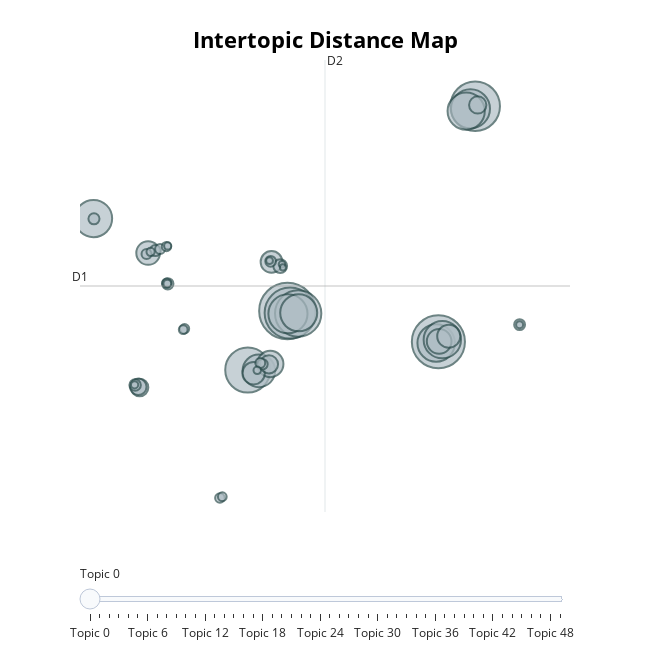

Write notebook code for a chart like this one.
### Code cell
# visualize results

model.visualize_topics()

# model.get_topic_info()

### Figure 1 — Plotly figure (JSON) as saved in the notebook; plotly's stock layout.template omitted (floating-point values rounded to 4 significant figures; data arrays with more than 128 entries replaced by an {"elided": "..."} marker saying what was removed)
{"data": [{"customdata": {"elided": "50x3 mixed values"}, "hovertemplate": "<b>Topic %{customdata[0]}</b><br>%{customdata[1]}<br>Size: %{customdata[2]}", "legendgroup": "", "marker": {"color": "#B0BEC5", "line": {"color": "DarkSlateGrey", "width": 2}, "size": [7715, 6801, 6267, 5918, 5174, 4906, 3694, 3662, 3384, 3367, 3345, 3342, 3304, 2565, 1668, 1471, 1348, 1290, 1209, 1135, 794, 735, 722, 658, 457, 318, 314, 296, 295, 285, 276, 263, 249, 241, 235, 221, 209, 208, 203, 186, 184, 163, 148, 136, 128, 124, 118, 112, 103, 90], "sizemode": "area", "sizeref": 4.822, "symbol": "circle"}, "mode": "markers", "name": "", "orientation": "v", "showlegend": false, "type": "scatter", "x": [5.023, 12.33, 5.153, 14.11, 5.543, 3.105, 5.048, 13.88, 12.22, 12.52, 13.67, -4.362, 5.57, 3.641, 4.193, 12.37, -1.719, 12.83, 3.387, 4.252, 4.13, -2.131, 14.23, -2.197, 4.674, -2.348, -0.7685, -4.34, -1.368, 16.26, 4.211, 3.815, -1.793, -1.14, 3.709, 1.756, -0.8325, 0.04353, -0.8166, -0.02142, 1.872, -1.6, -0.7886, 3.562, -2.374, -0.7704, 16.26, 4.157, 4.758, 4.803], "xaxis": "x", "y": [8.528, 5.733, 8.343, 27.16, 8.302, 3.162, 8.278, 26.93, 5.625, 5.924, 26.72, 16.94, 8.366, 3.088, 3.708, 5.769, 13.81, 6.236, 2.871, 12.99, 3.68, 1.571, 27.28, 1.636, 12.62, 1.79, 11.0, 16.92, 14.03, 7.292, 13.05, 3.688, 13.72, 14.17, 3.802, -8.486, 14.4, 6.918, 11.06, 6.842, -8.37, 13.92, 11.03, 3.136, 1.816, 14.45, 7.292, 13.11, 12.79, 12.5], "yaxis": "y"}], "layout": {"annotations": [{"showarrow": false, "text": "D1", "x": -5.016, "y": 10.81, "yshift": 10}, {"showarrow": false, "text": "D2", "x": 6.841, "xshift": 10, "y": 31.37}], "height": 650, "hoverlabel": {"bgcolor": "white", "font": {"family": "Rockwell", "size": 16}}, "legend": {"itemsizing": "constant", "tracegroupgap": 0}, "margin": {"t": 60}, "shapes": [{"line": {"color": "#CFD8DC", "width": 2}, "type": "line", "x0": 6.841, "x1": 6.841, "y0": -9.759, "y1": 31.37}, {"line": {"color": "#9E9E9E", "width": 2}, "type": "line", "x0": -5.016, "x1": 18.7, "y0": 10.81, "y1": 10.81}], "sliders": [{"active": 0, "pad": {"t": 50}, "steps": [{"args": [{"marker.color": [["red", "#B0BEC5", "#B0BEC5", "#B0BEC5", "#B0BEC5", "#B0BEC5", "#B0BEC5", "#B0BEC5", "#B0BEC5", "#B0BEC5", "#B0BEC5", "#B0BEC5", "#B0BEC5", "#B0BEC5", "#B0BEC5", "#B0BEC5", "#B0BEC5", "#B0BEC5", "#B0BEC5", "#B0BEC5", "#B0BEC5", "#B0BEC5", "#B0BEC5", "#B0BEC5", "#B0BEC5", "#B0BEC5", "#B0BEC5", "#B0BEC5", "#B0BEC5", "#B0BEC5", "#B0BEC5", "#B0BEC5", "#B0BEC5", "#B0BEC5", "#B0BEC5", "#B0BEC5", "#B0BEC5", "#B0BEC5", "#B0BEC5", "#B0BEC5", "#B0BEC5", "#B0BEC5", "#B0BEC5", "#B0BEC5", "#B0BEC5", "#B0BEC5", "#B0BEC5", "#B0BEC5", "#B0BEC5", "#B0BEC5"]]}], "label": "Topic 0", "method": "update"}, {"args": [{"marker.color": [["#B0BEC5", "red", "#B0BEC5", "#B0BEC5", "#B0BEC5", "#B0BEC5", "#B0BEC5", "#B0BEC5", "#B0BEC5", "#B0BEC5", "#B0BEC5", "#B0BEC5", "#B0BEC5", "#B0BEC5", "#B0BEC5", "#B0BEC5", "#B0BEC5", "#B0BEC5", "#B0BEC5", "#B0BEC5", "#B0BEC5", "#B0BEC5", "#B0BEC5", "#B0BEC5", "#B0BEC5", "#B0BEC5", "#B0BEC5", "#B0BEC5", "#B0BEC5", "#B0BEC5", "#B0BEC5", "#B0BEC5", "#B0BEC5", "#B0BEC5", "#B0BEC5", "#B0BEC5", "#B0BEC5", "#B0BEC5", "#B0BEC5", "#B0BEC5", "#B0BEC5", "#B0BEC5", "#B0BEC5", "#B0BEC5", "#B0BEC5", "#B0BEC5", "#B0BEC5", "#B0BEC5", "#B0BEC5", "#B0BEC5"]]}], "label": "Topic 1", "method": "update"}, {"args": [{"marker.color": [["#B0BEC5", "#B0BEC5", "red", "#B0BEC5", "#B0BEC5", "#B0BEC5", "#B0BEC5", "#B0BEC5", "#B0BEC5", "#B0BEC5", "#B0BEC5", "#B0BEC5", "#B0BEC5", "#B0BEC5", "#B0BEC5", "#B0BEC5", "#B0BEC5", "#B0BEC5", "#B0BEC5", "#B0BEC5", "#B0BEC5", "#B0BEC5", "#B0BEC5", "#B0BEC5", "#B0BEC5", "#B0BEC5", "#B0BEC5", "#B0BEC5", "#B0BEC5", "#B0BEC5", "#B0BEC5", "#B0BEC5", "#B0BEC5", "#B0BEC5", "#B0BEC5", "#B0BEC5", "#B0BEC5", "#B0BEC5", "#B0BEC5", "#B0BEC5", "#B0BEC5", "#B0BEC5", "#B0BEC5", "#B0BEC5", "#B0BEC5", "#B0BEC5", "#B0BEC5", "#B0BEC5", "#B0BEC5", "#B0BEC5"]]}], "label": "Topic 2", "method": "update"}, {"args": [{"marker.color": [["#B0BEC5", "#B0BEC5", "#B0BEC5", "red", "#B0BEC5", "#B0BEC5", "#B0BEC5", "#B0BEC5", "#B0BEC5", "#B0BEC5", "#B0BEC5", "#B0BEC5", "#B0BEC5", "#B0BEC5", "#B0BEC5", "#B0BEC5", "#B0BEC5", "#B0BEC5", "#B0BEC5", "#B0BEC5", "#B0BEC5", "#B0BEC5", "#B0BEC5", "#B0BEC5", "#B0BEC5", "#B0BEC5", "#B0BEC5", "#B0BEC5", "#B0BEC5", "#B0BEC5", "#B0BEC5", "#B0BEC5", "#B0BEC5", "#B0BEC5", "#B0BEC5", "#B0BEC5", "#B0BEC5", "#B0BEC5", "#B0BEC5", "#B0BEC5", "#B0BEC5", "#B0BEC5", "#B0BEC5", "#B0BEC5", "#B0BEC5", "#B0BEC5", "#B0BEC5", "#B0BEC5", "#B0BEC5", "#B0BEC5"]]}], "label": "Topic 3", "method": "update"}, {"args": [{"marker.color": [["#B0BEC5", "#B0BEC5", "#B0BEC5", "#B0BEC5", "red", "#B0BEC5", "#B0BEC5", "#B0BEC5", "#B0BEC5", "#B0BEC5", "#B0BEC5", "#B0BEC5", "#B0BEC5", "#B0BEC5", "#B0BEC5", "#B0BEC5", "#B0BEC5", "#B0BEC5", "#B0BEC5", "#B0BEC5", "#B0BEC5", "#B0BEC5", "#B0BEC5", "#B0BEC5", "#B0BEC5", "#B0BEC5", "#B0BEC5", "#B0BEC5", "#B0BEC5", "#B0BEC5", "#B0BEC5", "#B0BEC5", "#B0BEC5", "#B0BEC5", "#B0BEC5", "#B0BEC5", "#B0BEC5", "#B0BEC5", "#B0BEC5", "#B0BEC5", "#B0BEC5", "#B0BEC5", "#B0BEC5", "#B0BEC5", "#B0BEC5", "#B0BEC5", "#B0BEC5", "#B0BEC5", "#B0BEC5", "#B0BEC5"]]}], "label": "Topic 4", "method": "update"}, {"args": [{"marker.color": [["#B0BEC5", "#B0BEC5", "#B0BEC5", "#B0BEC5", "#B0BEC5", "red", "#B0BEC5", "#B0BEC5", "#B0BEC5", "#B0BEC5", "#B0BEC5", "#B0BEC5", "#B0BEC5", "#B0BEC5", "#B0BEC5", "#B0BEC5", "#B0BEC5", "#B0BEC5", "#B0BEC5", "#B0BEC5", "#B0BEC5", "#B0BEC5", "#B0BEC5", "#B0BEC5", "#B0BEC5", "#B0BEC5", "#B0BEC5", "#B0BEC5", "#B0BEC5", "#B0BEC5", "#B0BEC5", "#B0BEC5", "#B0BEC5", "#B0BEC5", "#B0BEC5", "#B0BEC5", "#B0BEC5", "#B0BEC5", "#B0BEC5", "#B0BEC5", "#B0BEC5", "#B0BEC5", "#B0BEC5", "#B0BEC5", "#B0BEC5", "#B0BEC5", "#B0BEC5", "#B0BEC5", "#B0BEC5", "#B0BEC5"]]}], "label": "Topic 5", "method": "update"}, {"args": [{"marker.color": [["#B0BEC5", "#B0BEC5", "#B0BEC5", "#B0BEC5", "#B0BEC5", "#B0BEC5", "red", "#B0BEC5", "#B0BEC5", "#B0BEC5", "#B0BEC5", "#B0BEC5", "#B0BEC5", "#B0BEC5", "#B0BEC5", "#B0BEC5", "#B0BEC5", "#B0BEC5", "#B0BEC5", "#B0BEC5", "#B0BEC5", "#B0BEC5", "#B0BEC5", "#B0BEC5", "#B0BEC5", "#B0BEC5", "#B0BEC5", "#B0BEC5", "#B0BEC5", "#B0BEC5", "#B0BEC5", "#B0BEC5", "#B0BEC5", "#B0BEC5", "#B0BEC5", "#B0BEC5", "#B0BEC5", "#B0BEC5", "#B0BEC5", "#B0BEC5", "#B0BEC5", "#B0BEC5", "#B0BEC5", "#B0BEC5", "#B0BEC5", "#B0BEC5", "#B0BEC5", "#B0BEC5", "#B0BEC5", "#B0BEC5"]]}], "label": "Topic 6", "method": "update"}, {"args": [{"marker.color": [["#B0BEC5", "#B0BEC5", "#B0BEC5", "#B0BEC5", "#B0BEC5", "#B0BEC5", "#B0BEC5", "red", "#B0BEC5", "#B0BEC5", "#B0BEC5", "#B0BEC5", "#B0BEC5", "#B0BEC5", "#B0BEC5", "#B0BEC5", "#B0BEC5", "#B0BEC5", "#B0BEC5", "#B0BEC5", "#B0BEC5", "#B0BEC5", "#B0BEC5", "#B0BEC5", "#B0BEC5", "#B0BEC5", "#B0BEC5", "#B0BEC5", "#B0BEC5", "#B0BEC5", "#B0BEC5", "#B0BEC5", "#B0BEC5", "#B0BEC5", "#B0BEC5", "#B0BEC5", "#B0BEC5", "#B0BEC5", "#B0BEC5", "#B0BEC5", "#B0BEC5", "#B0BEC5", "#B0BEC5", "#B0BEC5", "#B0BEC5", "#B0BEC5", "#B0BEC5", "#B0BEC5", "#B0BEC5", "#B0BEC5"]]}], "label": "Topic 7", "method": "update"}, {"args": [{"marker.color": [["#B0BEC5", "#B0BEC5", "#B0BEC5", "#B0BEC5", "#B0BEC5", "#B0BEC5", "#B0BEC5", "#B0BEC5", "red", "#B0BEC5", "#B0BEC5", "#B0BEC5", "#B0BEC5", "#B0BEC5", "#B0BEC5", "#B0BEC5", "#B0BEC5", "#B0BEC5", "#B0BEC5", "#B0BEC5", "#B0BEC5", "#B0BEC5", "#B0BEC5", "#B0BEC5", "#B0BEC5", "#B0BEC5", "#B0BEC5", "#B0BEC5", "#B0BEC5", "#B0BEC5", "#B0BEC5", "#B0BEC5", "#B0BEC5", "#B0BEC5", "#B0BEC5", "#B0BEC5", "#B0BEC5", "#B0BEC5", "#B0BEC5", "#B0BEC5", "#B0BEC5", "#B0BEC5", "#B0BEC5", "#B0BEC5", "#B0BEC5", "#B0BEC5", "#B0BEC5", "#B0BEC5", "#B0BEC5", "#B0BEC5"]]}], "label": "Topic 8", "method": "update"}, {"args": [{"marker.color": [["#B0BEC5", "#B0BEC5", "#B0BEC5", "#B0BEC5", "#B0BEC5", "#B0BEC5", "#B0BEC5", "#B0BEC5", "#B0BEC5", "red", "#B0BEC5", "#B0BEC5", "#B0BEC5", "#B0BEC5", "#B0BEC5", "#B0BEC5", "#B0BEC5", "#B0BEC5", "#B0BEC5", "#B0BEC5", "#B0BEC5", "#B0BEC5", "#B0BEC5", "#B0BEC5", "#B0BEC5", "#B0BEC5", "#B0BEC5", "#B0BEC5", "#B0BEC5", "#B0BEC5", "#B0BEC5", "#B0BEC5", "#B0BEC5", "#B0BEC5", "#B0BEC5", "#B0BEC5", "#B0BEC5", "#B0BEC5", "#B0BEC5", "#B0BEC5", "#B0BEC5", "#B0BEC5", "#B0BEC5", "#B0BEC5", "#B0BEC5", "#B0BEC5", "#B0BEC5", "#B0BEC5", "#B0BEC5", "#B0BEC5"]]}], "label": "Topic 9", "method": "update"}, {"args": [{"marker.color": [["#B0BEC5", "#B0BEC5", "#B0BEC5", "#B0BEC5", "#B0BEC5", "#B0BEC5", "#B0BEC5", "#B0BEC5", "#B0BEC5", "#B0BEC5", "red", "#B0BEC5", "#B0BEC5", "#B0BEC5", "#B0BEC5", "#B0BEC5", "#B0BEC5", "#B0BEC5", "#B0BEC5", "#B0BEC5", "#B0BEC5", "#B0BEC5", "#B0BEC5", "#B0BEC5", "#B0BEC5", "#B0BEC5", "#B0BEC5", "#B0BEC5", "#B0BEC5", "#B0BEC5", "#B0BEC5", "#B0BEC5", "#B0BEC5", "#B0BEC5", "#B0BEC5", "#B0BEC5", "#B0BEC5", "#B0BEC5", "#B0BEC5", "#B0BEC5", "#B0BEC5", "#B0BEC5", "#B0BEC5", "#B0BEC5", "#B0BEC5", "#B0BEC5", "#B0BEC5", "#B0BEC5", "#B0BEC5", "#B0BEC5"]]}], "label": "Topic 10", "method": "update"}, {"args": [{"marker.color": [["#B0BEC5", "#B0BEC5", "#B0BEC5", "#B0BEC5", "#B0BEC5", "#B0BEC5", "#B0BEC5", "#B0BEC5", "#B0BEC5", "#B0BEC5", "#B0BEC5", "red", "#B0BEC5", "#B0BEC5", "#B0BEC5", "#B0BEC5", "#B0BEC5", "#B0BEC5", "#B0BEC5", "#B0BEC5", "#B0BEC5", "#B0BEC5", "#B0BEC5", "#B0BEC5", "#B0BEC5", "#B0BEC5", "#B0BEC5", "#B0BEC5", "#B0BEC5", "#B0BEC5", "#B0BEC5", "#B0BEC5", "#B0BEC5", "#B0BEC5", "#B0BEC5", "#B0BEC5", "#B0BEC5", "#B0BEC5", "#B0BEC5", "#B0BEC5", "#B0BEC5", "#B0BEC5", "#B0BEC5", "#B0BEC5", "#B0BEC5", "#B0BEC5", "#B0BEC5", "#B0BEC5", "#B0BEC5", "#B0BEC5"]]}], "label": "Topic 11", "method": "update"}, {"args": [{"marker.color": [["#B0BEC5", "#B0BEC5", "#B0BEC5", "#B0BEC5", "#B0BEC5", "#B0BEC5", "#B0BEC5", "#B0BEC5", "#B0BEC5", "#B0BEC5", "#B0BEC5", "#B0BEC5", "red", "#B0BEC5", "#B0BEC5", "#B0BEC5", "#B0BEC5", "#B0BEC5", "#B0BEC5", "#B0BEC5", "#B0BEC5", "#B0BEC5", "#B0BEC5", "#B0BEC5", "#B0BEC5", "#B0BEC5", "#B0BEC5", "#B0BEC5", "#B0BEC5", "#B0BEC5", "#B0BEC5", "#B0BEC5", "#B0BEC5", "#B0BEC5", "#B0BEC5", "#B0BEC5", "#B0BEC5", "#B0BEC5", "#B0BEC5", "#B0BEC5", "#B0BEC5", "#B0BEC5", "#B0BEC5", "#B0BEC5", "#B0BEC5", "#B0BEC5", "#B0BEC5", "#B0BEC5", "#B0BEC5", "#B0BEC5"]]}], "label": "Topic 12", "method": "update"}, {"args": [{"marker.color": [["#B0BEC5", "#B0BEC5", "#B0BEC5", "#B0BEC5", "#B0BEC5", "#B0BEC5", "#B0BEC5", "#B0BEC5", "#B0BEC5", "#B0BEC5", "#B0BEC5", "#B0BEC5", "#B0BEC5", "red", "#B0BEC5", "#B0BEC5", "#B0BEC5", "#B0BEC5", "#B0BEC5", "#B0BEC5", "#B0BEC5", "#B0BEC5", "#B0BEC5", "#B0BEC5", "#B0BEC5", "#B0BEC5", "#B0BEC5", "#B0BEC5", "#B0BEC5", "#B0BEC5", "#B0BEC5", "#B0BEC5", "#B0BEC5", "#B0BEC5", "#B0BEC5", "#B0BEC5", "#B0BEC5", "#B0BEC5", "#B0BEC5", "#B0BEC5", "#B0BEC5", "#B0BEC5", "#B0BEC5", "#B0BEC5", "#B0BEC5", "#B0BEC5", "#B0BEC5", "#B0BEC5", "#B0BEC5", "#B0BEC5"]]}], "label": "Topic 13", "method": "update"}, {"args": [{"marker.color": [["#B0BEC5", "#B0BEC5", "#B0BEC5", "#B0BEC5", "#B0BEC5", "#B0BEC5", "#B0BEC5", "#B0BEC5", "#B0BEC5", "#B0BEC5", "#B0BEC5", "#B0BEC5", "#B0BEC5", "#B0BEC5", "red", "#B0BEC5", "#B0BEC5", "#B0BEC5", "#B0BEC5", "#B0BEC5", "#B0BEC5", "#B0BEC5", "#B0BEC5", "#B0BEC5", "#B0BEC5", "#B0BEC5", "#B0BEC5", "#B0BEC5", "#B0BEC5", "#B0BEC5", "#B0BEC5", "#B0BEC5", "#B0BEC5", "#B0BEC5", "#B0BEC5", "#B0BEC5", "#B0BEC5", "#B0BEC5", "#B0BEC5", "#B0BEC5", "#B0BEC5", "#B0BEC5", "#B0BEC5", "#B0BEC5", "#B0BEC5", "#B0BEC5", "#B0BEC5", "#B0BEC5", "#B0BEC5", "#B0BEC5"]]}], "label": "Topic 14", "method": "update"}, {"args": [{"marker.color": [["#B0BEC5", "#B0BEC5", "#B0BEC5", "#B0BEC5", "#B0BEC5", "#B0BEC5", "#B0BEC5", "#B0BEC5", "#B0BEC5", "#B0BEC5", "#B0BEC5", "#B0BEC5", "#B0BEC5", "#B0BEC5", "#B0BEC5", "red", "#B0BEC5", "#B0BEC5", "#B0BEC5", "#B0BEC5", "#B0BEC5", "#B0BEC5", "#B0BEC5", "#B0BEC5", "#B0BEC5", "#B0BEC5", "#B0BEC5", "#B0BEC5", "#B0BEC5", "#B0BEC5", "#B0BEC5", "#B0BEC5", "#B0BEC5", "#B0BEC5", "#B0BEC5", "#B0BEC5", "#B0BEC5", "#B0BEC5", "#B0BEC5", "#B0BEC5", "#B0BEC5", "#B0BEC5", "#B0BEC5", "#B0BEC5", "#B0BEC5", "#B0BEC5", "#B0BEC5", "#B0BEC5", "#B0BEC5", "#B0BEC5"]]}], "label": "Topic 15", "method": "update"}, {"args": [{"marker.color": [["#B0BEC5", "#B0BEC5", "#B0BEC5", "#B0BEC5", "#B0BEC5", "#B0BEC5", "#B0BEC5", "#B0BEC5", "#B0BEC5", "#B0BEC5", "#B0BEC5", "#B0BEC5", "#B0BEC5", "#B0BEC5", "#B0BEC5", "#B0BEC5", "red", "#B0BEC5", "#B0BEC5", "#B0BEC5", "#B0BEC5", "#B0BEC5", "#B0BEC5", "#B0BEC5", "#B0BEC5", "#B0BEC5", "#B0BEC5", "#B0BEC5", "#B0BEC5", "#B0BEC5", "#B0BEC5", "#B0BEC5", "#B0BEC5", "#B0BEC5", "#B0BEC5", "#B0BEC5", "#B0BEC5", "#B0BEC5", "#B0BEC5", "#B0BEC5", "#B0BEC5", "#B0BEC5", "#B0BEC5", "#B0BEC5", "#B0BEC5", "#B0BEC5", "#B0BEC5", "#B0BEC5", "#B0BEC5", "#B0BEC5"]]}], "label": "Topic 16", "method": "update"}, {"args": [{"marker.color": [["#B0BEC5", "#B0BEC5", "#B0BEC5", "#B0BEC5", "#B0BEC5", "#B0BEC5", "#B0BEC5", "#B0BEC5", "#B0BEC5", "#B0BEC5", "#B0BEC5", "#B0BEC5", "#B0BEC5", "#B0BEC5", "#B0BEC5", "#B0BEC5", "#B0BEC5", "red", "#B0BEC5", "#B0BEC5", "#B0BEC5", "#B0BEC5", "#B0BEC5", "#B0BEC5", "#B0BEC5", "#B0BEC5", "#B0BEC5", "#B0BEC5", "#B0BEC5", "#B0BEC5", "#B0BEC5", "#B0BEC5", "#B0BEC5", "#B0BEC5", "#B0BEC5", "#B0BEC5", "#B0BEC5", "#B0BEC5", "#B0BEC5", "#B0BEC5", "#B0BEC5", "#B0BEC5", "#B0BEC5", "#B0BEC5", "#B0BEC5", "#B0BEC5", "#B0BEC5", "#B0BEC5", "#B0BEC5", "#B0BEC5"]]}], "label": "Topic 17", "method": "update"}, {"args": [{"marker.color": [["#B0BEC5", "#B0BEC5", "#B0BEC5", "#B0BEC5", "#B0BEC5", "#B0BEC5", "#B0BEC5", "#B0BEC5", "#B0BEC5", "#B0BEC5", "#B0BEC5", "#B0BEC5", "#B0BEC5", "#B0BEC5", "#B0BEC5", "#B0BEC5", "#B0BEC5", "#B0BEC5", "red", "#B0BEC5", "#B0BEC5", "#B0BEC5", "#B0BEC5", "#B0BEC5", "#B0BEC5", "#B0BEC5", "#B0BEC5", "#B0BEC5", "#B0BEC5", "#B0BEC5", "#B0BEC5", "#B0BEC5", "#B0BEC5", "#B0BEC5", "#B0BEC5", "#B0BEC5", "#B0BEC5", "#B0BEC5", "#B0BEC5", "#B0BEC5", "#B0BEC5", "#B0BEC5", "#B0BEC5", "#B0BEC5", "#B0BEC5", "#B0BEC5", "#B0BEC5", "#B0BEC5", "#B0BEC5", "#B0BEC5"]]}], "label": "Topic 18", "method": "update"}, {"args": [{"marker.color": [["#B0BEC5", "#B0BEC5", "#B0BEC5", "#B0BEC5", "#B0BEC5", "#B0BEC5", "#B0BEC5", "#B0BEC5", "#B0BEC5", "#B0BEC5", "#B0BEC5", "#B0BEC5", "#B0BEC5", "#B0BEC5", "#B0BEC5", "#B0BEC5", "#B0BEC5", "#B0BEC5", "#B0BEC5", "red", "#B0BEC5", "#B0BEC5", "#B0BEC5", "#B0BEC5", "#B0BEC5", "#B0BEC5", "#B0BEC5", "#B0BEC5", "#B0BEC5", "#B0BEC5", "#B0BEC5", "#B0BEC5", "#B0BEC5", "#B0BEC5", "#B0BEC5", "#B0BEC5", "#B0BEC5", "#B0BEC5", "#B0BEC5", "#B0BEC5", "#B0BEC5", "#B0BEC5", "#B0BEC5", "#B0BEC5", "#B0BEC5", "#B0BEC5", "#B0BEC5", "#B0BEC5", "#B0BEC5", "#B0BEC5"]]}], "label": "Topic 19", "method": "update"}, {"args": [{"marker.color": [["#B0BEC5", "#B0BEC5", "#B0BEC5", "#B0BEC5", "#B0BEC5", "#B0BEC5", "#B0BEC5", "#B0BEC5", "#B0BEC5", "#B0BEC5", "#B0BEC5", "#B0BEC5", "#B0BEC5", "#B0BEC5", "#B0BEC5", "#B0BEC5", "#B0BEC5", "#B0BEC5", "#B0BEC5", "#B0BEC5", "red", "#B0BEC5", "#B0BEC5", "#B0BEC5", "#B0BEC5", "#B0BEC5", "#B0BEC5", "#B0BEC5", "#B0BEC5", "#B0BEC5", "#B0BEC5", "#B0BEC5", "#B0BEC5", "#B0BEC5", "#B0BEC5", "#B0BEC5", "#B0BEC5", "#B0BEC5", "#B0BEC5", "#B0BEC5", "#B0BEC5", "#B0BEC5", "#B0BEC5", "#B0BEC5", "#B0BEC5", "#B0BEC5", "#B0BEC5", "#B0BEC5", "#B0BEC5", "#B0BEC5"]]}], "label": "Topic 20", "method": "update"}, {"args": [{"marker.color": [["#B0BEC5", "#B0BEC5", "#B0BEC5", "#B0BEC5", "#B0BEC5", "#B0BEC5", "#B0BEC5", "#B0BEC5", "#B0BEC5", "#B0BEC5", "#B0BEC5", "#B0BEC5", "#B0BEC5", "#B0BEC5", "#B0BEC5", "#B0BEC5", "#B0BEC5", "#B0BEC5", "#B0BEC5", "#B0BEC5", "#B0BEC5", "red", "#B0BEC5", "#B0BEC5", "#B0BEC5", "#B0BEC5", "#B0BEC5", "#B0BEC5", "#B0BEC5", "#B0BEC5", "#B0BEC5", "#B0BEC5", "#B0BEC5", "#B0BEC5", "#B0BEC5", "#B0BEC5", "#B0BEC5", "#B0BEC5", "#B0BEC5", "#B0BEC5", "#B0BEC5", "#B0BEC5", "#B0BEC5", "#B0BEC5", "#B0BEC5", "#B0BEC5", "#B0BEC5", "#B0BEC5", "#B0BEC5", "#B0BEC5"]]}], "label": "Topic 21", "method": "update"}, {"args": [{"marker.color": [["#B0BEC5", "#B0BEC5", "#B0BEC5", "#B0BEC5", "#B0BEC5", "#B0BEC5", "#B0BEC5", "#B0BEC5", "#B0BEC5", "#B0BEC5", "#B0BEC5", "#B0BEC5", "#B0BEC5", "#B0BEC5", "#B0BEC5", "#B0BEC5", "#B0BEC5", "#B0BEC5", "#B0BEC5", "#B0BEC5", "#B0BEC5", "#B0BEC5", "red", "#B0BEC5", "#B0BEC5", "#B0BEC5", "#B0BEC5", "#B0BEC5", "#B0BEC5", "#B0BEC5", "#B0BEC5", "#B0BEC5", "#B0BEC5", "#B0BEC5", "#B0BEC5", "#B0BEC5", "#B0BEC5", "#B0BEC5", "#B0BEC5", "#B0BEC5", "#B0BEC5", "#B0BEC5", "#B0BEC5", "#B0BEC5", "#B0BEC5", "#B0BEC5", "#B0BEC5", "#B0BEC5", "#B0BEC5", "#B0BEC5"]]}], "label": "Topic 22", "method": "update"}, {"args": [{"marker.color": [["#B0BEC5", "#B0BEC5", "#B0BEC5", "#B0BEC5", "#B0BEC5", "#B0BEC5", "#B0BEC5", "#B0BEC5", "#B0BEC5", "#B0BEC5", "#B0BEC5", "#B0BEC5", "#B0BEC5", "#B0BEC5", "#B0BEC5", "#B0BEC5", "#B0BEC5", "#B0BEC5", "#B0BEC5", "#B0BEC5", "#B0BEC5", "#B0BEC5", "#B0BEC5", "red", "#B0BEC5", "#B0BEC5", "#B0BEC5", "#B0BEC5", "#B0BEC5", "#B0BEC5", "#B0BEC5", "#B0BEC5", "#B0BEC5", "#B0BEC5", "#B0BEC5", "#B0BEC5", "#B0BEC5", "#B0BEC5", "#B0BEC5", "#B0BEC5", "#B0BEC5", "#B0BEC5", "#B0BEC5", "#B0BEC5", "#B0BEC5", "#B0BEC5", "#B0BEC5", "#B0BEC5", "#B0BEC5", "#B0BEC5"]]}], "label": "Topic 23", "method": "update"}, {"args": [{"marker.color": [["#B0BEC5", "#B0BEC5", "#B0BEC5", "#B0BEC5", "#B0BEC5", "#B0BEC5", "#B0BEC5", "#B0BEC5", "#B0BEC5", "#B0BEC5", "#B0BEC5", "#B0BEC5", "#B0BEC5", "#B0BEC5", "#B0BEC5", "#B0BEC5", "#B0BEC5", "#B0BEC5", "#B0BEC5", "#B0BEC5", "#B0BEC5", "#B0BEC5", "#B0BEC5", "#B0BEC5", "red", "#B0BEC5", "#B0BEC5", "#B0BEC5", "#B0BEC5", "#B0BEC5", "#B0BEC5", "#B0BEC5", "#B0BEC5", "#B0BEC5", "#B0BEC5", "#B0BEC5", "#B0BEC5", "#B0BEC5", "#B0BEC5", "#B0BEC5", "#B0BEC5", "#B0BEC5", "#B0BEC5", "#B0BEC5", "#B0BEC5", "#B0BEC5", "#B0BEC5", "#B0BEC5", "#B0BEC5", "#B0BEC5"]]}], "label": "Topic 24", "method": "update"}, {"args": [{"marker.color": [["#B0BEC5", "#B0BEC5", "#B0BEC5", "#B0BEC5", "#B0BEC5", "#B0BEC5", "#B0BEC5", "#B0BEC5", "#B0BEC5", "#B0BEC5", "#B0BEC5", "#B0BEC5", "#B0BEC5", "#B0BEC5", "#B0BEC5", "#B0BEC5", "#B0BEC5", "#B0BEC5", "#B0BEC5", "#B0BEC5", "#B0BEC5", "#B0BEC5", "#B0BEC5", "#B0BEC5", "#B0BEC5", "red", "#B0BEC5", "#B0BEC5", "#B0BEC5", "#B0BEC5", "#B0BEC5", "#B0BEC5", "#B0BEC5", "#B0BEC5", "#B0BEC5", "#B0BEC5", "#B0BEC5", "#B0BEC5", "#B0BEC5", "#B0BEC5", "#B0BEC5", "#B0BEC5", "#B0BEC5", "#B0BEC5", "#B0BEC5", "#B0BEC5", "#B0BEC5", "#B0BEC5", "#B0BEC5", "#B0BEC5"]]}], "label": "Topic 25", "method": "update"}, {"args": [{"marker.color": [["#B0BEC5", "#B0BEC5", "#B0BEC5", "#B0BEC5", "#B0BEC5", "#B0BEC5", "#B0BEC5", "#B0BEC5", "#B0BEC5", "#B0BEC5", "#B0BEC5", "#B0BEC5", "#B0BEC5", "#B0BEC5", "#B0BEC5", "#B0BEC5", "#B0BEC5", "#B0BEC5", "#B0BEC5", "#B0BEC5", "#B0BEC5", "#B0BEC5", "#B0BEC5", "#B0BEC5", "#B0BEC5", "#B0BEC5", "red", "#B0BEC5", "#B0BEC5", "#B0BEC5", "#B0BEC5", "#B0BEC5", "#B0BEC5", "#B0BEC5", "#B0BEC5", "#B0BEC5", "#B0BEC5", "#B0BEC5", "#B0BEC5", "#B0BEC5", "#B0BEC5", "#B0BEC5", "#B0BEC5", "#B0BEC5", "#B0BEC5", "#B0BEC5", "#B0BEC5", "#B0BEC5", "#B0BEC5", "#B0BEC5"]]}], "label": "Topic 26", "method": "update"}, {"args": [{"marker.color": [["#B0BEC5", "#B0BEC5", "#B0BEC5", "#B0BEC5", "#B0BEC5", "#B0BEC5", "#B0BEC5", "#B0BEC5", "#B0BEC5", "#B0BEC5", "#B0BEC5", "#B0BEC5", "#B0BEC5", "#B0BEC5", "#B0BEC5", "#B0BEC5", "#B0BEC5", "#B0BEC5", "#B0BEC5", "#B0BEC5", "#B0BEC5", "#B0BEC5", "#B0BEC5", "#B0BEC5", "#B0BEC5", "#B0BEC5", "#B0BEC5", "red", "#B0BEC5", "#B0BEC5", "#B0BEC5", "#B0BEC5", "#B0BEC5", "#B0BEC5", "#B0BEC5", "#B0BEC5", "#B0BEC5", "#B0BEC5", "#B0BEC5", "#B0BEC5", "#B0BEC5", "#B0BEC5", "#B0BEC5", "#B0BEC5", "#B0BEC5", "#B0BEC5", "#B0BEC5", "#B0BEC5", "#B0BEC5", "#B0BEC5"]]}], "label": "Topic 27", "method": "update"}, {"args": [{"marker.color": [["#B0BEC5", "#B0BEC5", "#B0BEC5", "#B0BEC5", "#B0BEC5", "#B0BEC5", "#B0BEC5", "#B0BEC5", "#B0BEC5", "#B0BEC5", "#B0BEC5", "#B0BEC5", "#B0BEC5", "#B0BEC5", "#B0BEC5", "#B0BEC5", "#B0BEC5", "#B0BEC5", "#B0BEC5", "#B0BEC5", "#B0BEC5", "#B0BEC5", "#B0BEC5", "#B0BEC5", "#B0BEC5", "#B0BEC5", "#B0BEC5", "#B0BEC5", "red", "#B0BEC5", "#B0BEC5", "#B0BEC5", "#B0BEC5", "#B0BEC5", "#B0BEC5", "#B0BEC5", "#B0BEC5", "#B0BEC5", "#B0BEC5", "#B0BEC5", "#B0BEC5", "#B0BEC5", "#B0BEC5", "#B0BEC5", "#B0BEC5", "#B0BEC5", "#B0BEC5", "#B0BEC5", "#B0BEC5", "#B0BEC5"]]}], "label": "Topic 28", "method": "update"}, {"args": [{"marker.color": [["#B0BEC5", "#B0BEC5", "#B0BEC5", "#B0BEC5", "#B0BEC5", "#B0BEC5", "#B0BEC5", "#B0BEC5", "#B0BEC5", "#B0BEC5", "#B0BEC5", "#B0BEC5", "#B0BEC5", "#B0BEC5", "#B0BEC5", "#B0BEC5", "#B0BEC5", "#B0BEC5", "#B0BEC5", "#B0BEC5", "#B0BEC5", "#B0BEC5", "#B0BEC5", "#B0BEC5", "#B0BEC5", "#B0BEC5", "#B0BEC5", "#B0BEC5", "#B0BEC5", "red", "#B0BEC5", "#B0BEC5", "#B0BEC5", "#B0BEC5", "#B0BEC5", "#B0BEC5", "#B0BEC5", "#B0BEC5", "#B0BEC5", "#B0BEC5", "#B0BEC5", "#B0BEC5", "#B0BEC5", "#B0BEC5", "#B0BEC5", "#B0BEC5", "#B0BEC5", "#B0BEC5", "#B0BEC5", "#B0BEC5"]]}], "label": "Topic 29", "method": "update"}, {"args": [{"marker.color": [["#B0BEC5", "#B0BEC5", "#B0BEC5", "#B0BEC5", "#B0BEC5", "#B0BEC5", "#B0BEC5", "#B0BEC5", "#B0BEC5", "#B0BEC5", "#B0BEC5", "#B0BEC5", "#B0BEC5", "#B0BEC5", "#B0BEC5", "#B0BEC5", "#B0BEC5", "#B0BEC5", "#B0BEC5", "#B0BEC5", "#B0BEC5", "#B0BEC5", "#B0BEC5", "#B0BEC5", "#B0BEC5", "#B0BEC5", "#B0BEC5", "#B0BEC5", "#B0BEC5", "#B0BEC5", "red", "#B0BEC5", "#B0BEC5", "#B0BEC5", "#B0BEC5", "#B0BEC5", "#B0BEC5", "#B0BEC5", "#B0BEC5", "#B0BEC5", "#B0BEC5", "#B0BEC5", "#B0BEC5", "#B0BEC5", "#B0BEC5", "#B0BEC5", "#B0BEC5", "#B0BEC5", "#B0BEC5", "#B0BEC5"]]}], "label": "Topic 30", "method": "update"}, {"args": [{"marker.color": [["#B0BEC5", "#B0BEC5", "#B0BEC5", "#B0BEC5", "#B0BEC5", "#B0BEC5", "#B0BEC5", "#B0BEC5", "#B0BEC5", "#B0BEC5", "#B0BEC5", "#B0BEC5", "#B0BEC5", "#B0BEC5", "#B0BEC5", "#B0BEC5", "#B0BEC5", "#B0BEC5", "#B0BEC5", "#B0BEC5", "#B0BEC5", "#B0BEC5", "#B0BEC5", "#B0BEC5", "#B0BEC5", "#B0BEC5", "#B0BEC5", "#B0BEC5", "#B0BEC5", "#B0BEC5", "#B0BEC5", "red", "#B0BEC5", "#B0BEC5", "#B0BEC5", "#B0BEC5", "#B0BEC5", "#B0BEC5", "#B0BEC5", "#B0BEC5", "#B0BEC5", "#B0BEC5", "#B0BEC5", "#B0BEC5", "#B0BEC5", "#B0BEC5", "#B0BEC5", "#B0BEC5", "#B0BEC5", "#B0BEC5"]]}], "label": "Topic 31", "method": "update"}, {"args": [{"marker.color": [["#B0BEC5", "#B0BEC5", "#B0BEC5", "#B0BEC5", "#B0BEC5", "#B0BEC5", "#B0BEC5", "#B0BEC5", "#B0BEC5", "#B0BEC5", "#B0BEC5", "#B0BEC5", "#B0BEC5", "#B0BEC5", "#B0BEC5", "#B0BEC5", "#B0BEC5", "#B0BEC5", "#B0BEC5", "#B0BEC5", "#B0BEC5", "#B0BEC5", "#B0BEC5", "#B0BEC5", "#B0BEC5", "#B0BEC5", "#B0BEC5", "#B0BEC5", "#B0BEC5", "#B0BEC5", "#B0BEC5", "#B0BEC5", "red", "#B0BEC5", "#B0BEC5", "#B0BEC5", "#B0BEC5", "#B0BEC5", "#B0BEC5", "#B0BEC5", "#B0BEC5", "#B0BEC5", "#B0BEC5", "#B0BEC5", "#B0BEC5", "#B0BEC5", "#B0BEC5", "#B0BEC5", "#B0BEC5", "#B0BEC5"]]}], "label": "Topic 32", "method": "update"}, {"args": [{"marker.color": [["#B0BEC5", "#B0BEC5", "#B0BEC5", "#B0BEC5", "#B0BEC5", "#B0BEC5", "#B0BEC5", "#B0BEC5", "#B0BEC5", "#B0BEC5", "#B0BEC5", "#B0BEC5", "#B0BEC5", "#B0BEC5", "#B0BEC5", "#B0BEC5", "#B0BEC5", "#B0BEC5", "#B0BEC5", "#B0BEC5", "#B0BEC5", "#B0BEC5", "#B0BEC5", "#B0BEC5", "#B0BEC5", "#B0BEC5", "#B0BEC5", "#B0BEC5", "#B0BEC5", "#B0BEC5", "#B0BEC5", "#B0BEC5", "#B0BEC5", "red", "#B0BEC5", "#B0BEC5", "#B0BEC5", "#B0BEC5", "#B0BEC5", "#B0BEC5", "#B0BEC5", "#B0BEC5", "#B0BEC5", "#B0BEC5", "#B0BEC5", "#B0BEC5", "#B0BEC5", "#B0BEC5", "#B0BEC5", "#B0BEC5"]]}], "label": "Topic 33", "method": "update"}, {"args": [{"marker.color": [["#B0BEC5", "#B0BEC5", "#B0BEC5", "#B0BEC5", "#B0BEC5", "#B0BEC5", "#B0BEC5", "#B0BEC5", "#B0BEC5", "#B0BEC5", "#B0BEC5", "#B0BEC5", "#B0BEC5", "#B0BEC5", "#B0BEC5", "#B0BEC5", "#B0BEC5", "#B0BEC5", "#B0BEC5", "#B0BEC5", "#B0BEC5", "#B0BEC5", "#B0BEC5", "#B0BEC5", "#B0BEC5", "#B0BEC5", "#B0BEC5", "#B0BEC5", "#B0BEC5", "#B0BEC5", "#B0BEC5", "#B0BEC5", "#B0BEC5", "#B0BEC5", "red", "#B0BEC5", "#B0BEC5", "#B0BEC5", "#B0BEC5", "#B0BEC5", "#B0BEC5", "#B0BEC5", "#B0BEC5", "#B0BEC5", "#B0BEC5", "#B0BEC5", "#B0BEC5", "#B0BEC5", "#B0BEC5", "#B0BEC5"]]}], "label": "Topic 34", "method": "update"}, {"args": [{"marker.color": [["#B0BEC5", "#B0BEC5", "#B0BEC5", "#B0BEC5", "#B0BEC5", "#B0BEC5", "#B0BEC5", "#B0BEC5", "#B0BEC5", "#B0BEC5", "#B0BEC5", "#B0BEC5", "#B0BEC5", "#B0BEC5", "#B0BEC5", "#B0BEC5", "#B0BEC5", "#B0BEC5", "#B0BEC5", "#B0BEC5", "#B0BEC5", "#B0BEC5", "#B0BEC5", "#B0BEC5", "#B0BEC5", "#B0BEC5", "#B0BEC5", "#B0BEC5", "#B0BEC5", "#B0BEC5", "#B0BEC5", "#B0BEC5", "#B0BEC5", "#B0BEC5", "#B0BEC5", "red", "#B0BEC5", "#B0BEC5", "#B0BEC5", "#B0BEC5", "#B0BEC5", "#B0BEC5", "#B0BEC5", "#B0BEC5", "#B0BEC5", "#B0BEC5", "#B0BEC5", "#B0BEC5", "#B0BEC5", "#B0BEC5"]]}], "label": "Topic 35", "method": "update"}, {"args": [{"marker.color": [["#B0BEC5", "#B0BEC5", "#B0BEC5", "#B0BEC5", "#B0BEC5", "#B0BEC5", "#B0BEC5", "#B0BEC5", "#B0BEC5", "#B0BEC5", "#B0BEC5", "#B0BEC5", "#B0BEC5", "#B0BEC5", "#B0BEC5", "#B0BEC5", "#B0BEC5", "#B0BEC5", "#B0BEC5", "#B0BEC5", "#B0BEC5", "#B0BEC5", "#B0BEC5", "#B0BEC5", "#B0BEC5", "#B0BEC5", "#B0BEC5", "#B0BEC5", "#B0BEC5", "#B0BEC5", "#B0BEC5", "#B0BEC5", "#B0BEC5", "#B0BEC5", "#B0BEC5", "#B0BEC5", "red", "#B0BEC5", "#B0BEC5", "#B0BEC5", "#B0BEC5", "#B0BEC5", "#B0BEC5", "#B0BEC5", "#B0BEC5", "#B0BEC5", "#B0BEC5", "#B0BEC5", "#B0BEC5", "#B0BEC5"]]}], "label": "Topic 36", "method": "update"}, {"args": [{"marker.color": [["#B0BEC5", "#B0BEC5", "#B0BEC5", "#B0BEC5", "#B0BEC5", "#B0BEC5", "#B0BEC5", "#B0BEC5", "#B0BEC5", "#B0BEC5", "#B0BEC5", "#B0BEC5", "#B0BEC5", "#B0BEC5", "#B0BEC5", "#B0BEC5", "#B0BEC5", "#B0BEC5", "#B0BEC5", "#B0BEC5", "#B0BEC5", "#B0BEC5", "#B0BEC5", "#B0BEC5", "#B0BEC5", "#B0BEC5", "#B0BEC5", "#B0BEC5", "#B0BEC5", "#B0BEC5", "#B0BEC5", "#B0BEC5", "#B0BEC5", "#B0BEC5", "#B0BEC5", "#B0BEC5", "#B0BEC5", "red", "#B0BEC5", "#B0BEC5", "#B0BEC5", "#B0BEC5", "#B0BEC5", "#B0BEC5", "#B0BEC5", "#B0BEC5", "#B0BEC5", "#B0BEC5", "#B0BEC5", "#B0BEC5"]]}], "label": "Topic 37", "method": "update"}, {"args": [{"marker.color": [["#B0BEC5", "#B0BEC5", "#B0BEC5", "#B0BEC5", "#B0BEC5", "#B0BEC5", "#B0BEC5", "#B0BEC5", "#B0BEC5", "#B0BEC5", "#B0BEC5", "#B0BEC5", "#B0BEC5", "#B0BEC5", "#B0BEC5", "#B0BEC5", "#B0BEC5", "#B0BEC5", "#B0BEC5", "#B0BEC5", "#B0BEC5", "#B0BEC5", "#B0BEC5", "#B0BEC5", "#B0BEC5", "#B0BEC5", "#B0BEC5", "#B0BEC5", "#B0BEC5", "#B0BEC5", "#B0BEC5", "#B0BEC5", "#B0BEC5", "#B0BEC5", "#B0BEC5", "#B0BEC5", "#B0BEC5", "#B0BEC5", "red", "#B0BEC5", "#B0BEC5", "#B0BEC5", "#B0BEC5", "#B0BEC5", "#B0BEC5", "#B0BEC5", "#B0BEC5", "#B0BEC5", "#B0BEC5", "#B0BEC5"]]}], "label": "Topic 38", "method": "update"}, {"args": [{"marker.color": [["#B0BEC5", "#B0BEC5", "#B0BEC5", "#B0BEC5", "#B0BEC5", "#B0BEC5", "#B0BEC5", "#B0BEC5", "#B0BEC5", "#B0BEC5", "#B0BEC5", "#B0BEC5", "#B0BEC5", "#B0BEC5", "#B0BEC5", "#B0BEC5", "#B0BEC5", "#B0BEC5", "#B0BEC5", "#B0BEC5", "#B0BEC5", "#B0BEC5", "#B0BEC5", "#B0BEC5", "#B0BEC5", "#B0BEC5", "#B0BEC5", "#B0BEC5", "#B0BEC5", "#B0BEC5", "#B0BEC5", "#B0BEC5", "#B0BEC5", "#B0BEC5", "#B0BEC5", "#B0BEC5", "#B0BEC5", "#B0BEC5", "#B0BEC5", "red", "#B0BEC5", "#B0BEC5", "#B0BEC5", "#B0BEC5", "#B0BEC5", "#B0BEC5", "#B0BEC5", "#B0BEC5", "#B0BEC5", "#B0BEC5"]]}], "label": "Topic 39", "method": "update"}, {"args": [{"marker.color": [["#B0BEC5", "#B0BEC5", "#B0BEC5", "#B0BEC5", "#B0BEC5", "#B0BEC5", "#B0BEC5", "#B0BEC5", "#B0BEC5", "#B0BEC5", "#B0BEC5", "#B0BEC5", "#B0BEC5", "#B0BEC5", "#B0BEC5", "#B0BEC5", "#B0BEC5", "#B0BEC5", "#B0BEC5", "#B0BEC5", "#B0BEC5", "#B0BEC5", "#B0BEC5", "#B0BEC5", "#B0BEC5", "#B0BEC5", "#B0BEC5", "#B0BEC5", "#B0BEC5", "#B0BEC5", "#B0BEC5", "#B0BEC5", "#B0BEC5", "#B0BEC5", "#B0BEC5", "#B0BEC5", "#B0BEC5", "#B0BEC5", "#B0BEC5", "#B0BEC5", "red", "#B0BEC5", "#B0BEC5", "#B0BEC5", "#B0BEC5", "#B0BEC5", "#B0BEC5", "#B0BEC5", "#B0BEC5", "#B0BEC5"]]}], "label": "Topic 40", "method": "update"}, {"args": [{"marker.color": [["#B0BEC5", "#B0BEC5", "#B0BEC5", "#B0BEC5", "#B0BEC5", "#B0BEC5", "#B0BEC5", "#B0BEC5", "#B0BEC5", "#B0BEC5", "#B0BEC5", "#B0BEC5", "#B0BEC5", "#B0BEC5", "#B0BEC5", "#B0BEC5", "#B0BEC5", "#B0BEC5", "#B0BEC5", "#B0BEC5", "#B0BEC5", "#B0BEC5", "#B0BEC5", "#B0BEC5", "#B0BEC5", "#B0BEC5", "#B0BEC5", "#B0BEC5", "#B0BEC5", "#B0BEC5", "#B0BEC5", "#B0BEC5", "#B0BEC5", "#B0BEC5", "#B0BEC5", "#B0BEC5", "#B0BEC5", "#B0BEC5", "#B0BEC5", "#B0BEC5", "#B0BEC5", "red", "#B0BEC5", "#B0BEC5", "#B0BEC5", "#B0BEC5", "#B0BEC5", "#B0BEC5", "#B0BEC5", "#B0BEC5"]]}], "label": "Topic 41", "method": "update"}, {"args": [{"marker.color": [["#B0BEC5", "#B0BEC5", "#B0BEC5", "#B0BEC5", "#B0BEC5", "#B0BEC5", "#B0BEC5", "#B0BEC5", "#B0BEC5", "#B0BEC5", "#B0BEC5", "#B0BEC5", "#B0BEC5", "#B0BEC5", "#B0BEC5", "#B0BEC5", "#B0BEC5", "#B0BEC5", "#B0BEC5", "#B0BEC5", "#B0BEC5", "#B0BEC5", "#B0BEC5", "#B0BEC5", "#B0BEC5", "#B0BEC5", "#B0BEC5", "#B0BEC5", "#B0BEC5", "#B0BEC5", "#B0BEC5", "#B0BEC5", "#B0BEC5", "#B0BEC5", "#B0BEC5", "#B0BEC5", "#B0BEC5", "#B0BEC5", "#B0BEC5", "#B0BEC5", "#B0BEC5", "#B0BEC5", "red", "#B0BEC5", "#B0BEC5", "#B0BEC5", "#B0BEC5", "#B0BEC5", "#B0BEC5", "#B0BEC5"]]}], "label": "Topic 42", "method": "update"}, {"args": [{"marker.color": [["#B0BEC5", "#B0BEC5", "#B0BEC5", "#B0BEC5", "#B0BEC5", "#B0BEC5", "#B0BEC5", "#B0BEC5", "#B0BEC5", "#B0BEC5", "#B0BEC5", "#B0BEC5", "#B0BEC5", "#B0BEC5", "#B0BEC5", "#B0BEC5", "#B0BEC5", "#B0BEC5", "#B0BEC5", "#B0BEC5", "#B0BEC5", "#B0BEC5", "#B0BEC5", "#B0BEC5", "#B0BEC5", "#B0BEC5", "#B0BEC5", "#B0BEC5", "#B0BEC5", "#B0BEC5", "#B0BEC5", "#B0BEC5", "#B0BEC5", "#B0BEC5", "#B0BEC5", "#B0BEC5", "#B0BEC5", "#B0BEC5", "#B0BEC5", "#B0BEC5", "#B0BEC5", "#B0BEC5", "#B0BEC5", "red", "#B0BEC5", "#B0BEC5", "#B0BEC5", "#B0BEC5", "#B0BEC5", "#B0BEC5"]]}], "label": "Topic 43", "method": "update"}, {"args": [{"marker.color": [["#B0BEC5", "#B0BEC5", "#B0BEC5", "#B0BEC5", "#B0BEC5", "#B0BEC5", "#B0BEC5", "#B0BEC5", "#B0BEC5", "#B0BEC5", "#B0BEC5", "#B0BEC5", "#B0BEC5", "#B0BEC5", "#B0BEC5", "#B0BEC5", "#B0BEC5", "#B0BEC5", "#B0BEC5", "#B0BEC5", "#B0BEC5", "#B0BEC5", "#B0BEC5", "#B0BEC5", "#B0BEC5", "#B0BEC5", "#B0BEC5", "#B0BEC5", "#B0BEC5", "#B0BEC5", "#B0BEC5", "#B0BEC5", "#B0BEC5", "#B0BEC5", "#B0BEC5", "#B0BEC5", "#B0BEC5", "#B0BEC5", "#B0BEC5", "#B0BEC5", "#B0BEC5", "#B0BEC5", "#B0BEC5", "#B0BEC5", "red", "#B0BEC5", "#B0BEC5", "#B0BEC5", "#B0BEC5", "#B0BEC5"]]}], "label": "Topic 44", "method": "update"}, {"args": [{"marker.color": [["#B0BEC5", "#B0BEC5", "#B0BEC5", "#B0BEC5", "#B0BEC5", "#B0BEC5", "#B0BEC5", "#B0BEC5", "#B0BEC5", "#B0BEC5", "#B0BEC5", "#B0BEC5", "#B0BEC5", "#B0BEC5", "#B0BEC5", "#B0BEC5", "#B0BEC5", "#B0BEC5", "#B0BEC5", "#B0BEC5", "#B0BEC5", "#B0BEC5", "#B0BEC5", "#B0BEC5", "#B0BEC5", "#B0BEC5", "#B0BEC5", "#B0BEC5", "#B0BEC5", "#B0BEC5", "#B0BEC5", "#B0BEC5", "#B0BEC5", "#B0BEC5", "#B0BEC5", "#B0BEC5", "#B0BEC5", "#B0BEC5", "#B0BEC5", "#B0BEC5", "#B0BEC5", "#B0BEC5", "#B0BEC5", "#B0BEC5", "#B0BEC5", "red", "#B0BEC5", "#B0BEC5", "#B0BEC5", "#B0BEC5"]]}], "label": "Topic 45", "method": "update"}, {"args": [{"marker.color": [["#B0BEC5", "#B0BEC5", "#B0BEC5", "#B0BEC5", "#B0BEC5", "#B0BEC5", "#B0BEC5", "#B0BEC5", "#B0BEC5", "#B0BEC5", "#B0BEC5", "#B0BEC5", "#B0BEC5", "#B0BEC5", "#B0BEC5", "#B0BEC5", "#B0BEC5", "#B0BEC5", "#B0BEC5", "#B0BEC5", "#B0BEC5", "#B0BEC5", "#B0BEC5", "#B0BEC5", "#B0BEC5", "#B0BEC5", "#B0BEC5", "#B0BEC5", "#B0BEC5", "#B0BEC5", "#B0BEC5", "#B0BEC5", "#B0BEC5", "#B0BEC5", "#B0BEC5", "#B0BEC5", "#B0BEC5", "#B0BEC5", "#B0BEC5", "#B0BEC5", "#B0BEC5", "#B0BEC5", "#B0BEC5", "#B0BEC5", "#B0BEC5", "#B0BEC5", "red", "#B0BEC5", "#B0BEC5", "#B0BEC5"]]}], "label": "Topic 46", "method": "update"}, {"args": [{"marker.color": [["#B0BEC5", "#B0BEC5", "#B0BEC5", "#B0BEC5", "#B0BEC5", "#B0BEC5", "#B0BEC5", "#B0BEC5", "#B0BEC5", "#B0BEC5", "#B0BEC5", "#B0BEC5", "#B0BEC5", "#B0BEC5", "#B0BEC5", "#B0BEC5", "#B0BEC5", "#B0BEC5", "#B0BEC5", "#B0BEC5", "#B0BEC5", "#B0BEC5", "#B0BEC5", "#B0BEC5", "#B0BEC5", "#B0BEC5", "#B0BEC5", "#B0BEC5", "#B0BEC5", "#B0BEC5", "#B0BEC5", "#B0BEC5", "#B0BEC5", "#B0BEC5", "#B0BEC5", "#B0BEC5", "#B0BEC5", "#B0BEC5", "#B0BEC5", "#B0BEC5", "#B0BEC5", "#B0BEC5", "#B0BEC5", "#B0BEC5", "#B0BEC5", "#B0BEC5", "#B0BEC5", "red", "#B0BEC5", "#B0BEC5"]]}], "label": "Topic 47", "method": "update"}, {"args": [{"marker.color": [["#B0BEC5", "#B0BEC5", "#B0BEC5", "#B0BEC5", "#B0BEC5", "#B0BEC5", "#B0BEC5", "#B0BEC5", "#B0BEC5", "#B0BEC5", "#B0BEC5", "#B0BEC5", "#B0BEC5", "#B0BEC5", "#B0BEC5", "#B0BEC5", "#B0BEC5", "#B0BEC5", "#B0BEC5", "#B0BEC5", "#B0BEC5", "#B0BEC5", "#B0BEC5", "#B0BEC5", "#B0BEC5", "#B0BEC5", "#B0BEC5", "#B0BEC5", "#B0BEC5", "#B0BEC5", "#B0BEC5", "#B0BEC5", "#B0BEC5", "#B0BEC5", "#B0BEC5", "#B0BEC5", "#B0BEC5", "#B0BEC5", "#B0BEC5", "#B0BEC5", "#B0BEC5", "#B0BEC5", "#B0BEC5", "#B0BEC5", "#B0BEC5", "#B0BEC5", "#B0BEC5", "#B0BEC5", "red", "#B0BEC5"]]}], "label": "Topic 48", "method": "update"}, {"args": [{"marker.color": [["#B0BEC5", "#B0BEC5", "#B0BEC5", "#B0BEC5", "#B0BEC5", "#B0BEC5", "#B0BEC5", "#B0BEC5", "#B0BEC5", "#B0BEC5", "#B0BEC5", "#B0BEC5", "#B0BEC5", "#B0BEC5", "#B0BEC5", "#B0BEC5", "#B0BEC5", "#B0BEC5", "#B0BEC5", "#B0BEC5", "#B0BEC5", "#B0BEC5", "#B0BEC5", "#B0BEC5", "#B0BEC5", "#B0BEC5", "#B0BEC5", "#B0BEC5", "#B0BEC5", "#B0BEC5", "#B0BEC5", "#B0BEC5", "#B0BEC5", "#B0BEC5", "#B0BEC5", "#B0BEC5", "#B0BEC5", "#B0BEC5", "#B0BEC5", "#B0BEC5", "#B0BEC5", "#B0BEC5", "#B0BEC5", "#B0BEC5", "#B0BEC5", "#B0BEC5", "#B0BEC5", "#B0BEC5", "#B0BEC5", "red"]]}], "label": "Topic 49", "method": "update"}]}], "title": {"font": {"color": "Black", "size": 22}, "text": "<b>Intertopic Distance Map</b>", "x": 0.5, "xanchor": "center", "y": 0.95, "yanchor": "top"}, "width": 650, "xaxis": {"anchor": "y", "domain": [0, 1], "range": [-5.016, 18.7], "title": {"text": ""}, "visible": false}, "yaxis": {"anchor": "x", "domain": [0, 1], "range": [-9.759, 31.37], "title": {"text": ""}, "visible": false}}}
